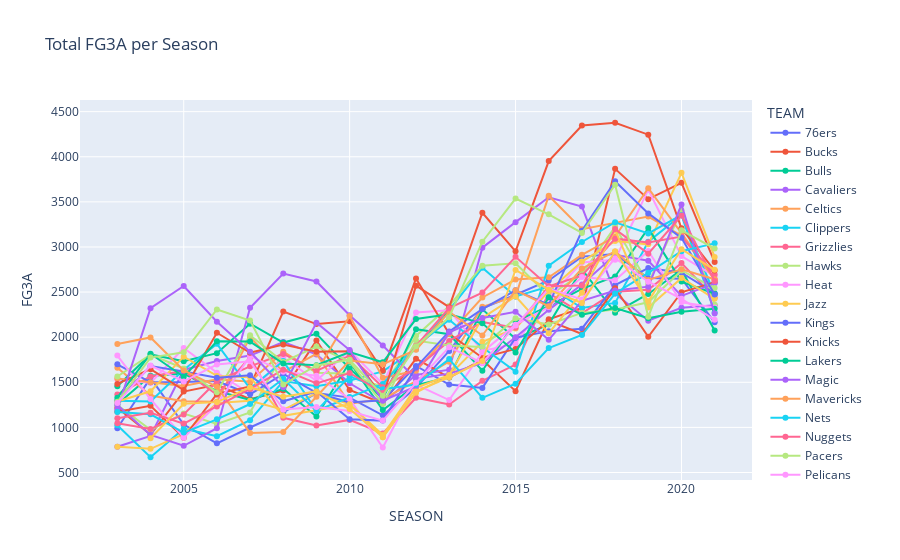

Notebook code cell kept with this figure:
### Code cell
fig2 = px.line(plot_sum_data, x='SEASON', y='FG3A', markers=True, color='TEAM', title = 'Total FG3A per Season')
fig2.show()

### Figure 1 — Plotly figure (JSON) as saved in the notebook; plotly's stock layout.template omitted (floating-point values rounded to 4 significant figures)
{"data": [{"hovertemplate": "TEAM=76ers<br>SEASON=%{x}<br>FG3A=%{y}<extra></extra>", "legendgroup": "76ers", "line": {"color": "#636efa", "dash": "solid"}, "marker": {"symbol": "circle"}, "mode": "lines+markers", "name": "76ers", "orientation": "v", "showlegend": true, "type": "scatter", "x": [2003, 2004, 2005, 2006, 2007, 2008, 2009, 2010, 2011, 2012, 2013, 2014, 2015, 2016, 2017, 2018, 2019, 2020, 2021], "xaxis": "x", "y": [991, 1549, 1031, 823, 999, 1167, 1381, 1330, 1134, 1438, 1847, 2319, 2470, 2629, 2893, 2921, 2655, 2648, 2165], "yaxis": "y"}, {"hovertemplate": "TEAM=Bucks<br>SEASON=%{x}<br>FG3A=%{y}<extra></extra>", "legendgroup": "Bucks", "line": {"color": "#EF553B", "dash": "solid"}, "marker": {"symbol": "circle"}, "mode": "lines+markers", "name": "Bucks", "orientation": "v", "showlegend": true, "type": "scatter", "x": [2003, 2004, 2005, 2006, 2007, 2008, 2009, 2010, 2011, 2012, 2013, 2014, 2015, 2016, 2017, 2018, 2019, 2020, 2021], "xaxis": "x", "y": [1217, 921, 1397, 1472, 1313, 1408, 1962, 1414, 1265, 1762, 1553, 1750, 1402, 2199, 2324, 3866, 3530, 3711, 2833], "yaxis": "y"}, {"hovertemplate": "TEAM=Bulls<br>SEASON=%{x}<br>FG3A=%{y}<extra></extra>", "legendgroup": "Bulls", "line": {"color": "#00cc96", "dash": "solid"}, "marker": {"symbol": "circle"}, "mode": "lines+markers", "name": "Bulls", "orientation": "v", "showlegend": true, "type": "scatter", "x": [2003, 2004, 2005, 2006, 2007, 2008, 2009, 2010, 2011, 2012, 2013, 2014, 2015, 2016, 2017, 2018, 2019, 2020, 2021], "xaxis": "x", "y": [1256, 1572, 1596, 1403, 1305, 1428, 1120, 1722, 1193, 1469, 1555, 2309, 1983, 2142, 2754, 2272, 2479, 2747, 2075], "yaxis": "y"}, {"hovertemplate": "TEAM=Cavaliers<br>SEASON=%{x}<br>FG3A=%{y}<extra></extra>", "legendgroup": "Cavaliers", "line": {"color": "#ab63fa", "dash": "solid"}, "marker": {"symbol": "circle"}, "mode": "lines+markers", "name": "Cavaliers", "orientation": "v", "showlegend": true, "type": "scatter", "x": [2003, 2004, 2005, 2006, 2007, 2008, 2009, 2010, 2011, 2012, 2013, 2014, 2015, 2016, 2017, 2018, 2019, 2020, 2021], "xaxis": "x", "y": [786, 904, 1637, 1735, 1796, 1947, 1809, 1489, 1273, 1581, 1640, 2992, 3275, 3551, 3448, 2485, 2183, 2326, 2354], "yaxis": "y"}, {"hovertemplate": "TEAM=Celtics<br>SEASON=%{x}<br>FG3A=%{y}<extra></extra>", "legendgroup": "Celtics", "line": {"color": "#FFA15A", "dash": "solid"}, "marker": {"symbol": "circle"}, "mode": "lines+markers", "name": "Celtics", "orientation": "v", "showlegend": true, "type": "scatter", "x": [2003, 2004, 2005, 2006, 2007, 2008, 2009, 2010, 2011, 2012, 2013, 2014, 2015, 2016, 2017, 2018, 2019, 2020, 2021], "xaxis": "x", "y": [1662, 1353, 1290, 1283, 2001, 1616, 1816, 1263, 1314, 1514, 1729, 2337, 2452, 3568, 3197, 3264, 3337, 3125, 2643], "yaxis": "y"}, {"hovertemplate": "TEAM=Clippers<br>SEASON=%{x}<br>FG3A=%{y}<extra></extra>", "legendgroup": "Clippers", "line": {"color": "#19d3f3", "dash": "solid"}, "marker": {"symbol": "circle"}, "mode": "lines+markers", "name": "Clippers", "orientation": "v", "showlegend": true, "type": "scatter", "x": [2003, 2004, 2005, 2006, 2007, 2008, 2009, 2010, 2011, 2012, 2013, 2014, 2015, 2016, 2017, 2018, 2019, 2020, 2021], "xaxis": "x", "y": [1024, 669, 986, 903, 1079, 1513, 1457, 1519, 1621, 1867, 2301, 2769, 2452, 2561, 2323, 2380, 3059, 3352, 2473], "yaxis": "y"}, {"hovertemplate": "TEAM=Grizzlies<br>SEASON=%{x}<br>FG3A=%{y}<extra></extra>", "legendgroup": "Grizzlies", "line": {"color": "#FF6692", "dash": "solid"}, "marker": {"symbol": "circle"}, "mode": "lines+markers", "name": "Grizzlies", "orientation": "v", "showlegend": true, "type": "scatter", "x": [2003, 2004, 2005, 2006, 2007, 2008, 2009, 2010, 2011, 2012, 2013, 2014, 2015, 2016, 2017, 2018, 2019, 2020, 2021], "xaxis": "x", "y": [1365, 1564, 1626, 1362, 1779, 1106, 1020, 1083, 932, 1329, 1254, 1516, 1696, 2489, 2265, 2503, 2525, 2821, 2438], "yaxis": "y"}, {"hovertemplate": "TEAM=Hawks<br>SEASON=%{x}<br>FG3A=%{y}<extra></extra>", "legendgroup": "Hawks", "line": {"color": "#B6E880", "dash": "solid"}, "marker": {"symbol": "circle"}, "mode": "lines+markers", "name": "Hawks", "orientation": "v", "showlegend": true, "type": "scatter", "x": [2003, 2004, 2005, 2006, 2007, 2008, 2009, 2010, 2011, 2012, 2013, 2014, 2015, 2016, 2017, 2018, 2019, 2020, 2021], "xaxis": "x", "y": [1249, 973, 1154, 1038, 1165, 1826, 1605, 1594, 1443, 2013, 2346, 2792, 2820, 2460, 2700, 3223, 2592, 3406, 2360], "yaxis": "y"}, {"hovertemplate": "TEAM=Heat<br>SEASON=%{x}<br>FG3A=%{y}<extra></extra>", "legendgroup": "Heat", "line": {"color": "#FF97FF", "dash": "solid"}, "marker": {"symbol": "circle"}, "mode": "lines+markers", "name": "Heat", "orientation": "v", "showlegend": true, "type": "scatter", "x": [2003, 2004, 2005, 2006, 2007, 2008, 2009, 2010, 2011, 2012, 2013, 2014, 2015, 2016, 2017, 2018, 2019, 2020, 2021], "xaxis": "x", "y": [1531, 1492, 1880, 1607, 1373, 1771, 1517, 1854, 1482, 2274, 2299, 1848, 1928, 2436, 2828, 2859, 3635, 2899, 2676], "yaxis": "y"}, {"hovertemplate": "TEAM=Jazz<br>SEASON=%{x}<br>FG3A=%{y}<extra></extra>", "legendgroup": "Jazz", "line": {"color": "#FECB52", "dash": "solid"}, "marker": {"symbol": "circle"}, "mode": "lines+markers", "name": "Jazz", "orientation": "v", "showlegend": true, "type": "scatter", "x": [2003, 2004, 2005, 2006, 2007, 2008, 2009, 2010, 2011, 2012, 2013, 2014, 2015, 2016, 2017, 2018, 2019, 2020, 2021], "xaxis": "x", "y": [786, 762, 925, 1270, 1295, 1195, 1381, 1256, 890, 1385, 1577, 1948, 2097, 2511, 2838, 3065, 3029, 3822, 2889], "yaxis": "y"}, {"hovertemplate": "TEAM=Kings<br>SEASON=%{x}<br>FG3A=%{y}<extra></extra>", "legendgroup": "Kings", "line": {"color": "#636efa", "dash": "solid"}, "marker": {"symbol": "circle"}, "mode": "lines+markers", "name": "Kings", "orientation": "v", "showlegend": true, "type": "scatter", "x": [2003, 2004, 2005, 2006, 2007, 2008, 2009, 2010, 2011, 2012, 2013, 2014, 2015, 2016, 2017, 2018, 2019, 2020, 2021], "xaxis": "x", "y": [1699, 1500, 1502, 1513, 1367, 1594, 1383, 1277, 1301, 1681, 1475, 1438, 1994, 2067, 2094, 2577, 2767, 2714, 2487], "yaxis": "y"}, {"hovertemplate": "TEAM=Knicks<br>SEASON=%{x}<br>FG3A=%{y}<extra></extra>", "legendgroup": "Knicks", "line": {"color": "#EF553B", "dash": "solid"}, "marker": {"symbol": "circle"}, "mode": "lines+markers", "name": "Knicks", "orientation": "v", "showlegend": true, "type": "scatter", "x": [2003, 2004, 2005, 2006, 2007, 2008, 2009, 2010, 2011, 2012, 2013, 2014, 2015, 2016, 2017, 2018, 2019, 2020, 2021], "xaxis": "x", "y": [1173, 1239, 884, 1370, 1454, 2284, 2145, 2176, 1629, 2651, 2038, 1772, 1870, 2184, 2035, 2542, 2004, 2498, 2610], "yaxis": "y"}, {"hovertemplate": "TEAM=Lakers<br>SEASON=%{x}<br>FG3A=%{y}<extra></extra>", "legendgroup": "Lakers", "line": {"color": "#00cc96", "dash": "solid"}, "marker": {"symbol": "circle"}, "mode": "lines+markers", "name": "Lakers", "orientation": "v", "showlegend": true, "type": "scatter", "x": [2003, 2004, 2005, 2006, 2007, 2008, 2009, 2010, 2011, 2012, 2013, 2014, 2015, 2016, 2017, 2018, 2019, 2020, 2021], "xaxis": "x", "y": [1455, 1809, 1733, 1823, 2149, 1940, 2038, 1653, 1319, 2089, 2032, 1628, 2173, 2345, 2535, 2673, 3209, 2616, 2481], "yaxis": "y"}, {"hovertemplate": "TEAM=Magic<br>SEASON=%{x}<br>FG3A=%{y}<extra></extra>", "legendgroup": "Magic", "line": {"color": "#ab63fa", "dash": "solid"}, "marker": {"symbol": "circle"}, "mode": "lines+markers", "name": "Magic", "orientation": "v", "showlegend": true, "type": "scatter", "x": [2003, 2004, 2005, 2006, 2007, 2008, 2009, 2010, 2011, 2012, 2013, 2014, 2015, 2016, 2017, 2018, 2019, 2020, 2021], "xaxis": "x", "y": [1248, 916, 796, 991, 2327, 2706, 2618, 2244, 1908, 1537, 1596, 1713, 2000, 2303, 2583, 2913, 2847, 2458, 2597], "yaxis": "y"}, {"hovertemplate": "TEAM=Mavericks<br>SEASON=%{x}<br>FG3A=%{y}<extra></extra>", "legendgroup": "Mavericks", "line": {"color": "#FFA15A", "dash": "solid"}, "marker": {"symbol": "circle"}, "mode": "lines+markers", "name": "Mavericks", "orientation": "v", "showlegend": true, "type": "scatter", "x": [2003, 2004, 2005, 2006, 2007, 2008, 2009, 2010, 2011, 2012, 2013, 2014, 2015, 2016, 2017, 2018, 2019, 2020, 2021], "xaxis": "x", "y": [1543, 1500, 1460, 1533, 1507, 1838, 1614, 2235, 1550, 1628, 2034, 2440, 2639, 2663, 2913, 3115, 3651, 3154, 2636], "yaxis": "y"}, {"hovertemplate": "TEAM=Nets<br>SEASON=%{x}<br>FG3A=%{y}<extra></extra>", "legendgroup": "Nets", "line": {"color": "#19d3f3", "dash": "solid"}, "marker": {"symbol": "circle"}, "mode": "lines+markers", "name": "Nets", "orientation": "v", "showlegend": true, "type": "scatter", "x": [2003, 2004, 2005, 2006, 2007, 2008, 2009, 2010, 2011, 2012, 2013, 2014, 2015, 2016, 2017, 2018, 2019, 2020, 2021], "xaxis": "x", "y": [1296, 1287, 1639, 1926, 1430, 1735, 1185, 1337, 1481, 1896, 2194, 1889, 1618, 2793, 3055, 3274, 3150, 3354, 2274], "yaxis": "y"}, {"hovertemplate": "TEAM=Nuggets<br>SEASON=%{x}<br>FG3A=%{y}<extra></extra>", "legendgroup": "Nuggets", "line": {"color": "#FF6692", "dash": "solid"}, "marker": {"symbol": "circle"}, "mode": "lines+markers", "name": "Nuggets", "orientation": "v", "showlegend": true, "type": "scatter", "x": [2003, 2004, 2005, 2006, 2007, 2008, 2009, 2010, 2011, 2012, 2013, 2014, 2015, 2016, 2017, 2018, 2019, 2020, 2021], "xaxis": "x", "y": [1046, 982, 1144, 1512, 1677, 1814, 1626, 1796, 1444, 1653, 1959, 2169, 2105, 2563, 2683, 3092, 3051, 3116, 2696], "yaxis": "y"}, {"hovertemplate": "TEAM=Pacers<br>SEASON=%{x}<br>FG3A=%{y}<extra></extra>", "legendgroup": "Pacers", "line": {"color": "#B6E880", "dash": "solid"}, "marker": {"symbol": "circle"}, "mode": "lines+markers", "name": "Pacers", "orientation": "v", "showlegend": true, "type": "scatter", "x": [2003, 2004, 2005, 2006, 2007, 2008, 2009, 2010, 2011, 2012, 2013, 2014, 2015, 2016, 2017, 2018, 2019, 2020, 2021], "xaxis": "x", "y": [1564, 1806, 1653, 1389, 2021, 1725, 1896, 1730, 1261, 1963, 1908, 1890, 2211, 2140, 2269, 2307, 2387, 2740, 2544], "yaxis": "y"}, {"hovertemplate": "TEAM=Pelicans<br>SEASON=%{x}<br>FG3A=%{y}<extra></extra>", "legendgroup": "Pelicans", "line": {"color": "#FF97FF", "dash": "solid"}, "marker": {"symbol": "circle"}, "mode": "lines+markers", "name": "Pelicans", "orientation": "v", "showlegend": true, "type": "scatter", "x": [2003, 2004, 2005, 2006, 2007, 2008, 2009, 2010, 2011, 2012, 2013, 2014, 2015, 2016, 2017, 2018, 2019, 2020, 2021], "xaxis": "x", "y": [1796, 1314, 885, 1256, 1789, 1618, 1572, 1316, 777, 1474, 1303, 1833, 2139, 2334, 2666, 2632, 2956, 2387, 2330], "yaxis": "y"}, {"hovertemplate": "TEAM=Pistons<br>SEASON=%{x}<br>FG3A=%{y}<extra></extra>", "legendgroup": "Pistons", "line": {"color": "#FECB52", "dash": "solid"}, "marker": {"symbol": "circle"}, "mode": "lines+markers", "name": "Pistons", "orientation": "v", "showlegend": true, "type": "scatter", "x": [2003, 2004, 2005, 2006, 2007, 2008, 2009, 2010, 2011, 2012, 2013, 2014, 2015, 2016, 2017, 2018, 2019, 2020, 2021], "xaxis": "x", "y": [1287, 1400, 1784, 1571, 1556, 1128, 1190, 1256, 916, 1440, 1580, 2214, 2453, 2044, 2492, 3191, 2328, 2656, 2425], "yaxis": "y"}, {"hovertemplate": "TEAM=Raptors<br>SEASON=%{x}<br>FG3A=%{y}<extra></extra>", "legendgroup": "Raptors", "line": {"color": "#636efa", "dash": "solid"}, "marker": {"symbol": "circle"}, "mode": "lines+markers", "name": "Raptors", "orientation": "v", "showlegend": true, "type": "scatter", "x": [2003, 2004, 2005, 2006, 2007, 2008, 2009, 2010, 2011, 2012, 2013, 2014, 2015, 2016, 2017, 2018, 2019, 2020, 2021], "xaxis": "x", "y": [1294, 1681, 1620, 1551, 1579, 1289, 1397, 1091, 1075, 1665, 2064, 2311, 2519, 2359, 3180, 3729, 3372, 3101, 2474], "yaxis": "y"}, {"hovertemplate": "TEAM=Rockets<br>SEASON=%{x}<br>FG3A=%{y}<extra></extra>", "legendgroup": "Rockets", "line": {"color": "#EF553B", "dash": "solid"}, "marker": {"symbol": "circle"}, "mode": "lines+markers", "name": "Rockets", "orientation": "v", "showlegend": true, "type": "scatter", "x": [2003, 2004, 2005, 2006, 2007, 2008, 2009, 2010, 2011, 2012, 2013, 2014, 2015, 2016, 2017, 2018, 2019, 2020, 2021], "xaxis": "x", "y": [1482, 1645, 1414, 2049, 1827, 1918, 1838, 1843, 1330, 2571, 2333, 3379, 2952, 3952, 4346, 4377, 4245, 3207, 2739], "yaxis": "y"}, {"hovertemplate": "TEAM=Spurs<br>SEASON=%{x}<br>FG3A=%{y}<extra></extra>", "legendgroup": "Spurs", "line": {"color": "#00cc96", "dash": "solid"}, "marker": {"symbol": "circle"}, "mode": "lines+markers", "name": "Spurs", "orientation": "v", "showlegend": true, "type": "scatter", "x": [2003, 2004, 2005, 2006, 2007, 2008, 2009, 2010, 2011, 2012, 2013, 2014, 2015, 2016, 2017, 2018, 2019, 2020, 2021], "xaxis": "x", "y": [1329, 1816, 1561, 1954, 1951, 1708, 1689, 1836, 1722, 2201, 2253, 2154, 1831, 2442, 2248, 2323, 2210, 2282, 2316], "yaxis": "y"}, {"hovertemplate": "TEAM=Suns<br>SEASON=%{x}<br>FG3A=%{y}<extra></extra>", "legendgroup": "Suns", "line": {"color": "#ab63fa", "dash": "solid"}, "marker": {"symbol": "circle"}, "mode": "lines+markers", "name": "Suns", "orientation": "v", "showlegend": true, "type": "scatter", "x": [2003, 2004, 2005, 2006, 2007, 2008, 2009, 2010, 2011, 2012, 2013, 2014, 2015, 2016, 2017, 2018, 2019, 2020, 2021], "xaxis": "x", "y": [1202, 2322, 2567, 2171, 1838, 1445, 2161, 1857, 1295, 1455, 2055, 2212, 2281, 1971, 2402, 2518, 2560, 3470, 2263], "yaxis": "y"}, {"hovertemplate": "TEAM=Thunder<br>SEASON=%{x}<br>FG3A=%{y}<extra></extra>", "legendgroup": "Thunder", "line": {"color": "#FFA15A", "dash": "solid"}, "marker": {"symbol": "circle"}, "mode": "lines+markers", "name": "Thunder", "orientation": "v", "showlegend": true, "type": "scatter", "x": [2003, 2004, 2005, 2006, 2007, 2008, 2009, 2010, 2011, 2012, 2013, 2014, 2015, 2016, 2017, 2018, 2019, 2020, 2021], "xaxis": "x", "y": [1925, 1997, 1631, 1451, 939, 949, 1340, 1742, 1700, 1860, 2282, 2019, 2519, 2343, 2760, 2950, 2634, 2753, 2642], "yaxis": "y"}, {"hovertemplate": "TEAM=Timberwolves<br>SEASON=%{x}<br>FG3A=%{y}<extra></extra>", "legendgroup": "Timberwolves", "line": {"color": "#19d3f3", "dash": "solid"}, "marker": {"symbol": "circle"}, "mode": "lines+markers", "name": "Timberwolves", "orientation": "v", "showlegend": true, "type": "scatter", "x": [2003, 2004, 2005, 2006, 2007, 2008, 2009, 2010, 2011, 2012, 2013, 2014, 2015, 2016, 2017, 2018, 2019, 2020, 2021], "xaxis": "x", "y": [1170, 1145, 942, 1089, 1259, 1539, 1181, 1565, 1423, 1475, 1757, 1328, 1484, 1880, 2024, 2484, 2713, 2953, 3040], "yaxis": "y"}, {"hovertemplate": "TEAM=Trail Blazers<br>SEASON=%{x}<br>FG3A=%{y}<extra></extra>", "legendgroup": "Trail Blazers", "line": {"color": "#FF6692", "dash": "solid"}, "marker": {"symbol": "circle"}, "mode": "lines+markers", "name": "Trail Blazers", "orientation": "v", "showlegend": true, "type": "scatter", "x": [2003, 2004, 2005, 2006, 2007, 2008, 2009, 2010, 2011, 2012, 2013, 2014, 2015, 2016, 2017, 2018, 2019, 2020, 2021], "xaxis": "x", "y": [1102, 1161, 1042, 1232, 1426, 1640, 1488, 1603, 1382, 1904, 2322, 2494, 2891, 2564, 2574, 3198, 2926, 3348, 2622], "yaxis": "y"}, {"hovertemplate": "TEAM=Warriors<br>SEASON=%{x}<br>FG3A=%{y}<extra></extra>", "legendgroup": "Warriors", "line": {"color": "#B6E880", "dash": "solid"}, "marker": {"symbol": "circle"}, "mode": "lines+markers", "name": "Warriors", "orientation": "v", "showlegend": true, "type": "scatter", "x": [2003, 2004, 2005, 2006, 2007, 2008, 2009, 2010, 2011, 2012, 2013, 2014, 2015, 2016, 2017, 2018, 2019, 2020, 2021], "xaxis": "x", "y": [1283, 1774, 1832, 2307, 2185, 1475, 1687, 1749, 1351, 1900, 2221, 3059, 3536, 3362, 3155, 3690, 2226, 3184, 2983], "yaxis": "y"}, {"hovertemplate": "TEAM=Wizards<br>SEASON=%{x}<br>FG3A=%{y}<extra></extra>", "legendgroup": "Wizards", "line": {"color": "#FF97FF", "dash": "solid"}, "marker": {"symbol": "circle"}, "mode": "lines+markers", "name": "Wizards", "orientation": "v", "showlegend": true, "type": "scatter", "x": [2003, 2004, 2005, 2006, 2007, 2008, 2009, 2010, 2011, 2012, 2013, 2014, 2015, 2016, 2017, 2018, 2019, 2020, 2021], "xaxis": "x", "y": [1269, 1686, 1509, 1696, 1732, 1198, 1225, 1182, 1075, 1495, 1889, 1714, 2129, 2539, 2419, 2876, 2615, 2426, 2192], "yaxis": "y"}, {"hovertemplate": "TEAM=Hornets<br>SEASON=%{x}<br>FG3A=%{y}<extra></extra>", "legendgroup": "Hornets", "line": {"color": "#FECB52", "dash": "solid"}, "marker": {"symbol": "circle"}, "mode": "lines+markers", "name": "Hornets", "orientation": "v", "showlegend": true, "type": "scatter", "x": [2004, 2005, 2006, 2007, 2008, 2009, 2010, 2011, 2012, 2013, 2014, 2015, 2016, 2017, 2018, 2019, 2020, 2021], "xaxis": "x", "y": [880, 1261, 1280, 1443, 1339, 1399, 1203, 892, 1399, 1556, 1736, 2745, 2526, 2379, 2949, 2397, 2976, 2747], "yaxis": "y"}], "layout": {"legend": {"title": {"text": "TEAM"}, "tracegroupgap": 0}, "title": {"text": "Total FG3A per Season"}, "xaxis": {"anchor": "y", "domain": [0, 1], "title": {"text": "SEASON"}}, "yaxis": {"anchor": "x", "domain": [0, 1], "title": {"text": "FG3A"}}}}
